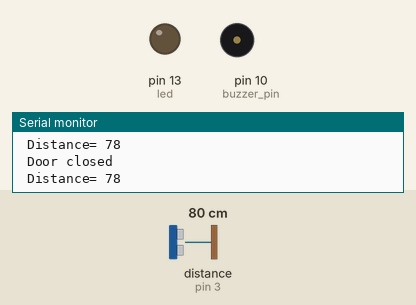
Recording of a sketch running on a simulated Arduino Uno, built with avr-gcc and run on an emulated ATmega328P. Parts: output pins drawn as LEDs (lit = HIGH), buzzer (waves = sounding, pin HIGH), the last lines printed to the serial monitor. Wiring (inferred from the names in the program): ultrasonic range finder: trigger pin 2; echo pin 3. The test bench sets the inputs (shaded band); at power-on: distance to the obstacle (sensor on pin 3) 80 cm. The echo pulse lasts 58.3 µs per cm; pins used as bus, display or sensor lines are not drawn.

Above: at 1.3 s.
1.4 s: distance to the obstacle (sensor on pin 3) set to 13 cm
2.9 s: distance to the obstacle (sensor on pin 3) set to 10 cm
At 3.8 s:
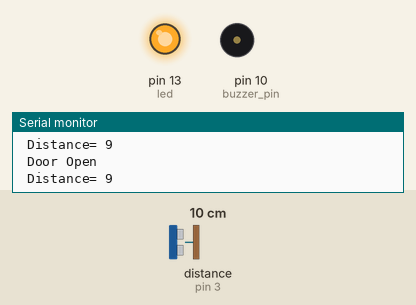
4.5 s: distance to the obstacle (sensor on pin 3) set to 18 cm
At 6.1 s:
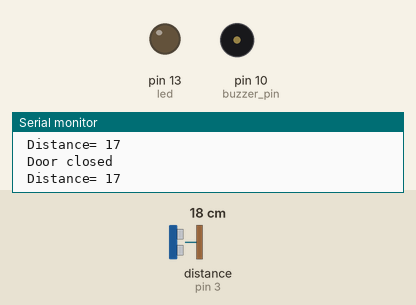
6.4 s: distance to the obstacle (sensor on pin 3) set to 2 cm
At 7.4 s:
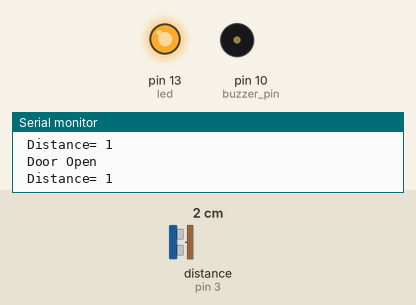
Timing chart, 0 to 8.9 s (numbered marks = the images above; inputs shaded):
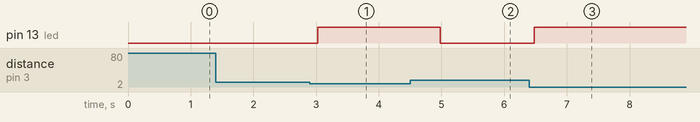

The sketch:

alarm.ino
```cpp
int trigger_pin = 2;

int echo_pin = 3;

int buzzer_pin = 10;
int led=13;

int time;

int distance;
int counter = 0;


void setup ( ) {

        Serial.begin (9600);

        pinMode (trigger_pin, OUTPUT);

        pinMode (echo_pin, INPUT);

        pinMode (buzzer_pin, OUTPUT);
        pinMode(led,OUTPUT);


}


void loop ( ) {

    digitalWrite (trigger_pin, HIGH);

    delayMicroseconds (10);

    digitalWrite (trigger_pin, LOW);

    time = pulseIn (echo_pin, HIGH);

    distance = (time * 0.034) / 2;


  if (distance <= 10)

        {

        Serial.println (" Door Open ");

        Serial.print (" Distance= ");

        Serial.println (distance);

     //   digitalWrite (buzzer_pin, HIGH);
        digitalWrite(led,HIGH);

 delay(650);


        }

  else {

        Serial.println (" Door closed ");

        Serial.print (" Distance= ");

        Serial.println (distance);

        digitalWrite (buzzer_pin, LOW);
        digitalWrite(led,LOW);

        delay (500);

  }

  }
```

Measured:
- the behaviour switches between 12 and 11 cm on distance to the obstacle (sensor on pin 3) (found by bisection; images 0 and 1)
- after the input at 2.9 s, pin 13 (led): LOW → HIGH after 0.12 s
- after the input at 4.5 s, pin 13 (led): HIGH → LOW after 0.48 s
- after the input at 6.4 s, pin 13 (led): LOW → HIGH after 0.08 s
